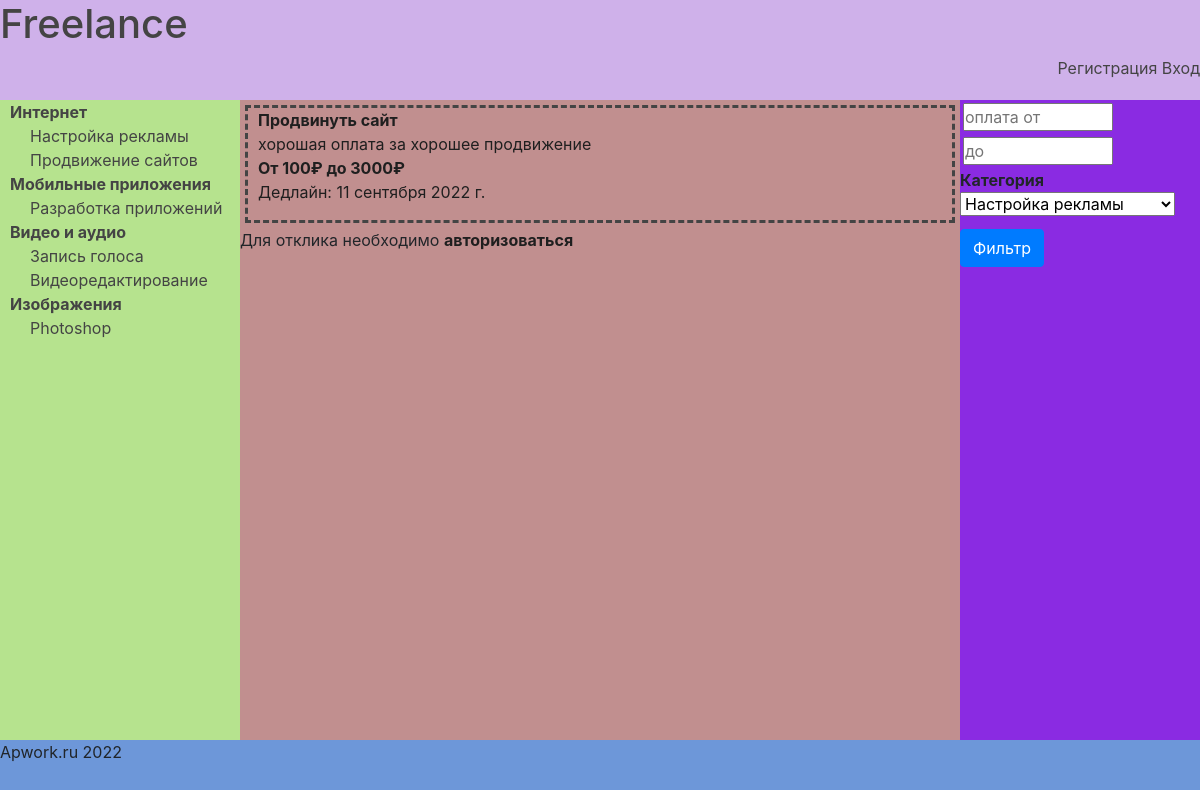
/job/1, run on the app's committed database.
### main/models.py (models this page shows, shortened)
class SubCategory(models.Model):
    tittle_sub_cat = models.CharField(max_length=50, verbose_name='Подкатегория')
    category = models.ForeignKey('Category', on_delete=models.PROTECT, verbose_name='Категория')
    slug_sub_cat = models.SlugField(unique=True, verbose_name='URL', max_length=150, primary_key=True)
    class Meta:
        verbose_name = 'Подкатегория'
        verbose_name_plural = 'Подкатегории'

class Category(models.Model):
    title_cat = models.CharField(max_length=50, verbose_name='Категория')
    slug_cat = models.SlugField(unique=True, verbose_name='URL', max_length=100)
    class Meta:
        verbose_name = 'Категория'
        verbose_name_plural = 'Категории'

class Job(models.Model):
    title = models.CharField(max_length=150, verbose_name='Название')
    description = models.TextField(max_length=2000, verbose_name='Описание')
    expired_date = models.DateField(help_text='Необходимо завершить до', null=True, verbose_name='Дедлайн', blank=True)
    create_date = models.DateTimeField(auto_now_add=True, verbose_name='Дата создания')
    author = models.ForeignKey(AdvUser, on_delete=models.CASCADE, verbose_name='Работодатель')
    executor = models.ForeignKey(AdvUser, on_delete=models.PROTECT, related_name='executor',
                                 null=True, verbose_name='Исполнитель')
    min_price = models.PositiveIntegerField(blank=True, verbose_name='Минимальная оплата')
    max_price = models.PositiveIntegerField(blank=False, null=False, verbose_name='Максимальная оплата')
    is_active = models.BooleanField(default=True, verbose_name='Активно')
    processing = models.BooleanField(default=False, verbose_name='В работе')
    offer = models.PositiveIntegerField(blank=True, default=0)
    category = models.ForeignKey('SubCategory', on_delete=models.PROTECT, verbose_name='Категория')
    class Meta:
        verbose_name = 'Работа'
        verbose_name_plural = 'Работа'

### main/views.py (the view)
# urls.py: path('job/<int:pk>', views.job_view, name='job_view'),
def job_view(request, pk):
    context = {'form': Job.objects.get(pk=pk)}
    return render(request, 'detail_job.html', context)

### main/midlewares.py (called while the page is built)
def category_context_processor(request):
    if request.method == 'GET' or 'category' in request.POST:
        context = {'category': SubCategory.objects.all(),
                   "keyword": "",
                   'all': ""}
        return context
    else:
        return {'nothing': 'OK'}

### templates/detail_job.html
{% extends 'basic.html' %}
{% block content %}
    <div class="block-job">
        <ul>
                <li><strong>{{ form.title }}</strong></li>
            <li>{{ form.description }}</li>
            <li><strong>От {{ form.min_price }}₽ до {{ form.max_price }}₽</strong></li>
            <li>Дедлайн: {{ form.expired_date }}</li>
        </ul>
    </div>
    {% if user.is_authenticated %}
        <div class="button-send" style="float: left; padding-right: 10px">
            <form action="{% url 'send_proposal' %}" method="get">
                <input type="hidden" name="employer" value="{{ form.author.id }}">
                <input type="hidden"  name="job_id" value="{{ form.id }}">
                <button type="submit">Откликнуться</button>
            </form>
        </div>
        <form action="{% url 'chat' %}" method="get">
            <input type="hidden"  name="sender" value="{{ user.username }}">
            <input type="hidden"  name="author" value="{{ form.author }}">
            <input type="hidden"  name="job_name" value="{{ form.title }}">
            <input type="hidden"  name="chat_id" value="{{ form.id }}">
            <button type="submit">Сообщение</button>
        </form>
        {% else %}
        <p>Для отклика необходимо <a href="{% url 'login' %}"><strong style="color: #1f1f1f">авторизоваться</strong></a></p>
    {% endif %}
{% endblock %}

### templates/basic.html (shortened to what this page needs)
{% load static %}
{% load bootstrap4 %}
<!doctype html>
<html lang="ru">
<head>
    <link rel="stylesheet" href="{% static 'style/style.css' %}">
    {% bootstrap_css %}
</head>
<body>
<div id="main">
    <div id="header">
        <a href="{% url 'home' %}"><h1>Freelance</h1></a>
        <ul>
            {% if request.user.is_authenticated %}
                <a href="{% url 'account' %}">
                    <li>Профиль</li>
                </a>
                <li><a href="{% url 'logout' %}">Выход</a></li>
            {% else %}
                <li><a href="{% url 'register' %}">Регистрация</a></li>
                <li><a href="{% url 'login' %}">Вход</a></li>
                </ul>
            {% endif %}
    </div>
    <div id="menu">
        {% block menu %}
            <ul>
                {% for cat in category %}
                    {% ifchanged cat.category.pk %}
                        <li><b>{{ cat.category.title_cat }}</b></li>
                    {% endifchanged %}
                    <li><a href="{% url 'job_cat_view' cat.slug_sub_cat %}">
                        {{ cat.tittle_sub_cat }}</a></li>
                {% endfor %}
            </ul>
        {% endblock %}
    </div>
    <div id="content">
        {% block content %}{% endblock %}
    </div>
    <div id="filter">
        {% block filter %}
            <form action="{% url 'filter' %}" method="post">
                <input type="number" class="filter-form" name="min_price" placeholder="оплата от" value="{{ min }}"/>
                <input type="number" class="filter-form" name="max_price" placeholder="до" value="{{ max }}"/>
                <strong>Категория</strong><br>
                <label>
                    <select name="category">
                        {% for cat in category %}
                            <option value="{{ cat.slug_sub_cat }}">{{ cat.tittle_sub_cat }}</option>
                        {% endfor %}
                    </select>
                </label>
                <button style="margin-top: 5px" type="submit" class="btn btn-primary">Фильтр</button>
            </form>
        {% endblock %}
    </div>
    <div id="footer">
        <p>Apwork.ru {% now "Y" %}</p>
    </div>
</div>
</body>
</html>

### main/static/style/style.css (style rules this page uses)
* { padding: 0; margin: 0; }
#header { background-color: #cfb1ea; min-height: 100px; min-width: 300px; }
#menu { background-color: #b6e38e; min-width: 20%; min-height: 80vh; float: left; }
#menu a { padding-left: 20px }
#content { background-color: #c18f8f; min-height: 80vh; min-width: 60%; max-width: 60%; float: left; }
#footer { background-color: #6d97d9; min-width: 100px; min-height: 50px; }
#header a { text-decoration: none; color: #444444; }
#filter { min-width: 20%; background-color: blueviolet; min-height: 80vh; }
#header ul { text-align: right; }
#header li { display: inline; }
.block-job { border: 3px dashed #444444; margin: 5px; }
.block-job li { list-style-type: none; text-decoration: none; padding-left: 10px; color: #1f1f1f; }
a:any-link { color: #444444; }
li { list-style-type: none; text-decoration: none; color: #444444; }
#menu a { color: #444444; }
#menu li { padding-left: 10px; }
.filter-form { margin: 3px; width: 150px; }

### data on the page
SubCategory: category.title_cat "Интернет", tittle_sub_cat "Настройка рекламы"
SubCategory: tittle_sub_cat "Продвижение сайтов"
SubCategory: category.title_cat "Мобильные приложения", tittle_sub_cat "Разработка приложений"
SubCategory: category.title_cat "Видео и аудио", tittle_sub_cat "Запись голоса"
SubCategory: tittle_sub_cat "Видеоредактирование"
SubCategory: category.title_cat "Изображения", tittle_sub_cat "Photoshop"
Job: title "Продвинуть сайт", description "хорошая оплата за хорошее продвижение", min_price "100", max_price "3000", expired_date "11 сентября 2022 г."

### other printed values
form field category "Настройка рекламы"
